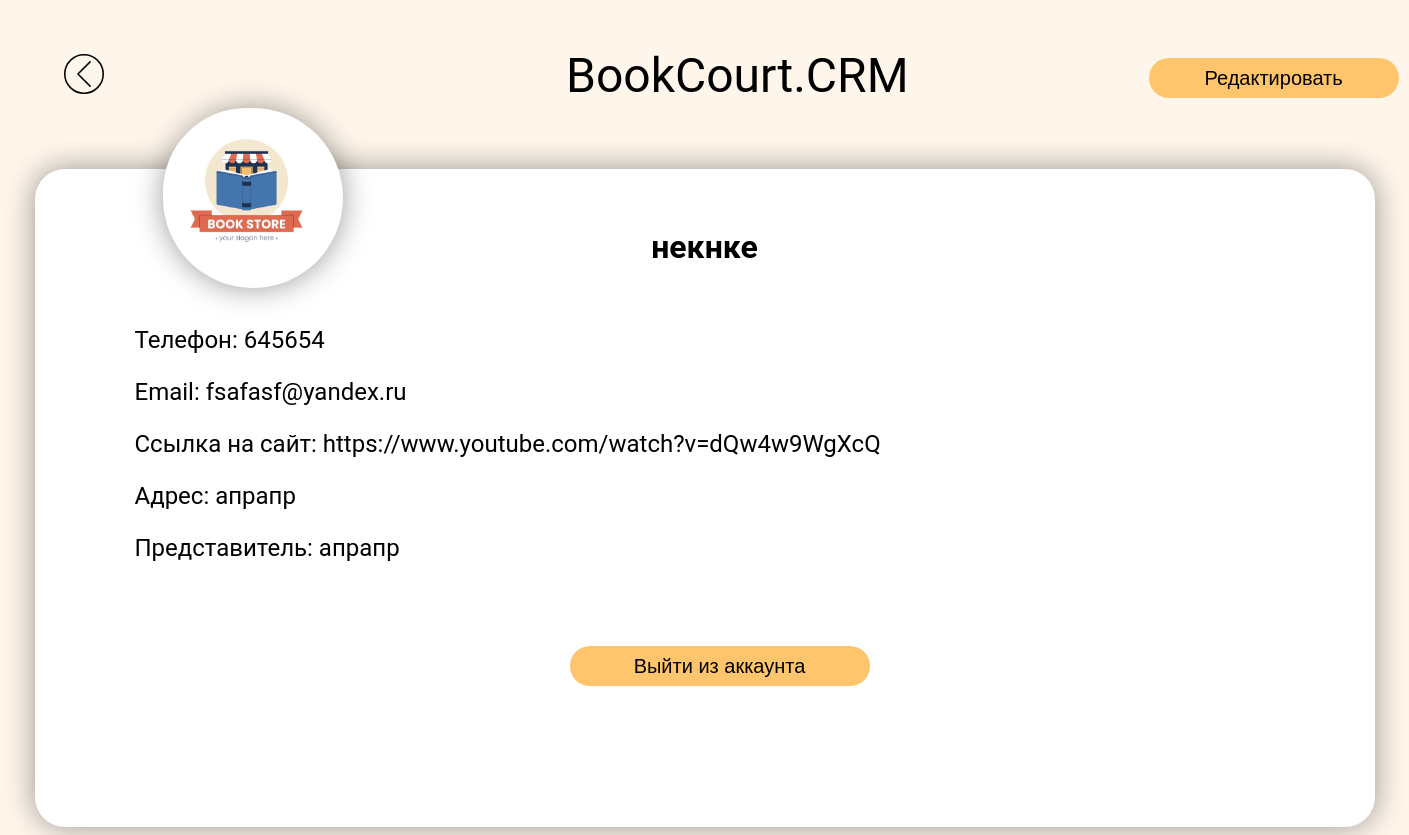
The page /database/profile on the database as committed earlier.
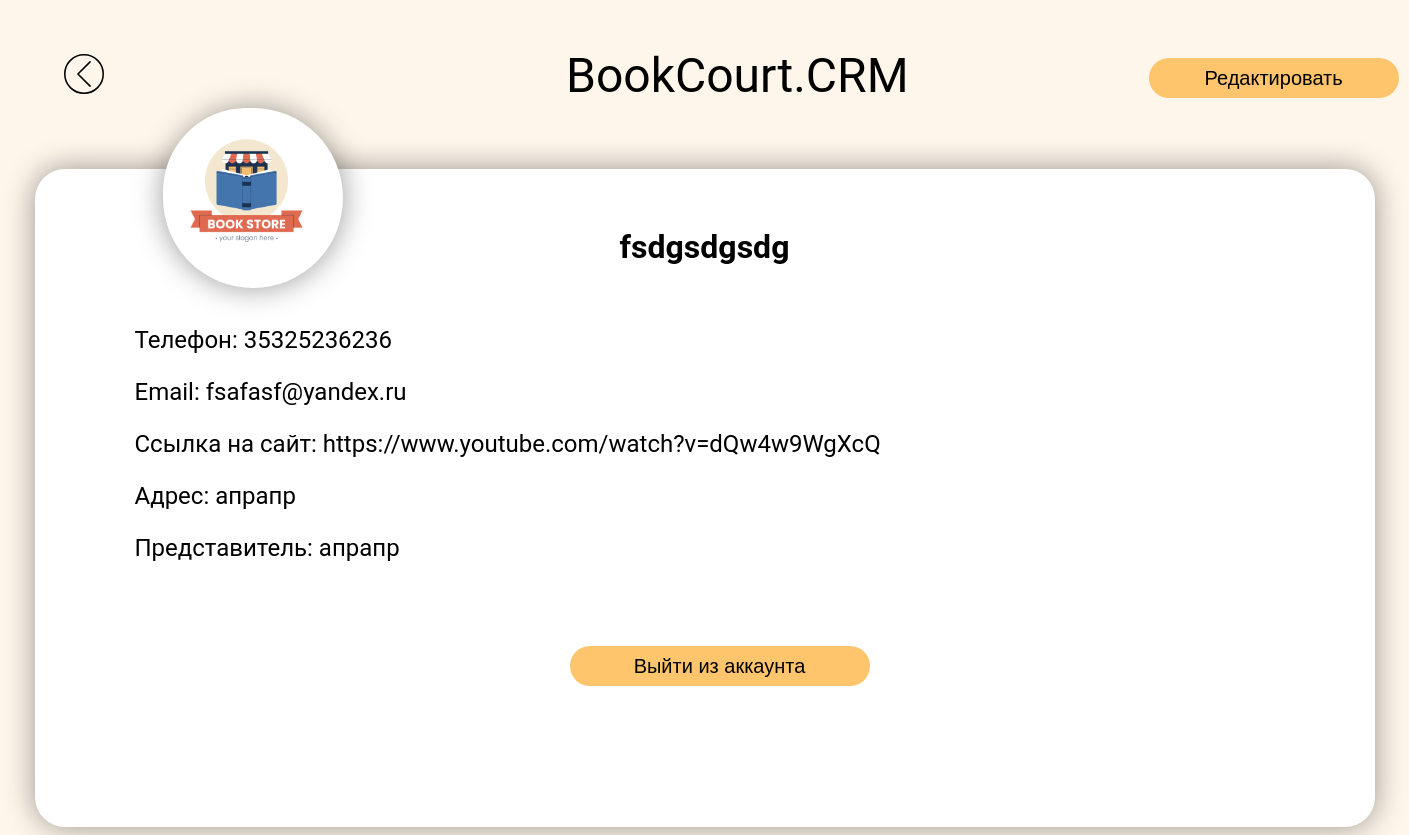
The same page on the database as committed later.
### main/models.py (models this page shows, shortened)
class Users(models.Model):
    company_name = models.CharField('Название компании', max_length=100)
    mobile_phone = models.CharField('Телефон', max_length=15)
    email = models.CharField('Эмэйл', max_length=100)
    url = models.CharField('Ссылка на сайт', max_length=150)
    adres = models.CharField('Адрес', max_length=150)
    name_of_major = models.CharField('Представитель (ФИО)', max_length=150)
    password = models.CharField('Пароль', max_length=150)

### database/views.py (the view)
# urls.py: path('profile', views.profile, name='profile'),
def profile(request):
    data = model.objects.all()
    return render(request, 'database/user-profile.html', {'data': data})

### database/templates/database/user-profile.html (shortened to what this page needs)
{% load static %}
<!DOCTYPE html>
<html lang="en">
<head>
  <link rel="stylesheet" href="{% static 'main/css/user-profile.css' %}">
</head>
<body>
  <header>
    <div>
      <button class="back-button"><a href="{% url 'katalog' %}"><img src="{% static 'main/img/back-player-multimedia-svgrepo-com.svg' %}" alt="Назад" width="40" height="40"></a></button>
    </div>
    <div class="logo">BookCourt.CRM</div>
    <div>
      <button class="red-button"><a href="{% url 'profile_change' %}" class="text">Редактировать</a></button>
    </div>
  </header>
  <div class="circle">
    <img src="{% static 'main/img/6902298.jpg' %}" alt="Логотип компании" class="company-logo">
  </div>
  <div class="information-container">
    {% for item in data %}
    <h1 class="title">{{ item.company_name }}</h1>
    <div class="inf-fields">
      <div class="inf-field">
        <p>Телефон: {{ item.mobile_phone }}</p>
      </div>
      <div class="inf-field">
        <p>Email: {{ item.email }}</p>
      </div>
      <div class="inf-field">
        <p>Ссылка на сайт: {{ item.url }}</p>
      </div>
      <div class="inf-field">
        <p>Адрес: {{ item.adres }}</p>
      </div>
      <div class="inf-field">
        <p>Представитель: {{ item.name_of_major }}</p>
      </div>
    </div>
    <div class="buttons">
      <div>
        <button class="escape"><a href="..\autorization\authorization.html" class="text">Выйти из аккаунта</a></button>
      </div>
    </div>
  {% endfor %}
  </div>
</body>
</html>

### main/static/main/css/user-profile.css (style rules this page uses)
body { font-family: 'Roboto', sans-serif; background-color: #FEF6EB; }
header { display: flex; flex-direction: row; margin-bottom: 65px; }
.logo { color: #000000; font-weight: 400; font-size: 48px; line-height: 56px; margin-left: 456px; margin-right: 240px; margin-top: 40px; }
.back-button { background-color: transparent; border: none; cursor: pointer; text-align: center; margin-left: 50px; margin-top: 45px; }
.red-button { border: none; background: #FEC56C; position: absolute; font-size: 20px; width: 250px; height: 40px; border-radius: 30px; margin-top: 50px; cursor: pointer; }
.information-container { position: relative; width: 1220px; height: 520px; background: #FFFFFF; box-shadow: 0px 0px 30px rgba(0, 0, 0, 0.4); justify-content: center; border-radius: 30px; margin: 0 auto; padding-left: 60px; padding-right: 60px; padding-top: 38px; padding-bottom: 100px; }
.text { text-decoration: none; color: #000000; }
.circle { position: absolute; z-index: 10; background-color: #FFFFFF; box-shadow: 0px 0px 30px rgba(0, 0, 0, 0.4); width: 180px; height: 180px; border-radius: 50%; top: 108px; left: 163px; }
.company-logo { width: 167px; height: 167px; border-radius: 50%; }
.title { text-align: center; margin-bottom: 60px; }
.inf-fields { margin-left: 40px; font-size: 24px; }
.escape { border: none; background: #FEC56C; position: absolute; font-size: 20px; width: 300px; height: 40px; border-radius: 30px; cursor: pointer; margin-left:475px; margin-top: 60px; }

Rows that differ between the two databases and show on the page:
removed Users: company_name "некнке", mobile_phone "645654", email "fsafasf@yandex.ru", url "https://www.youtube.com/watch?v=dQw4w9WgXcQ", adres "апрапр", name_of_major "апрапр"
added Users: company_name "fsdgsdgsdg", mobile_phone "35325236236", email "fsafasf@yandex.ru", url "https://www.youtube.com/watch?v=dQw4w9WgXcQ", adres "апрапр", name_of_major "апрапр"
